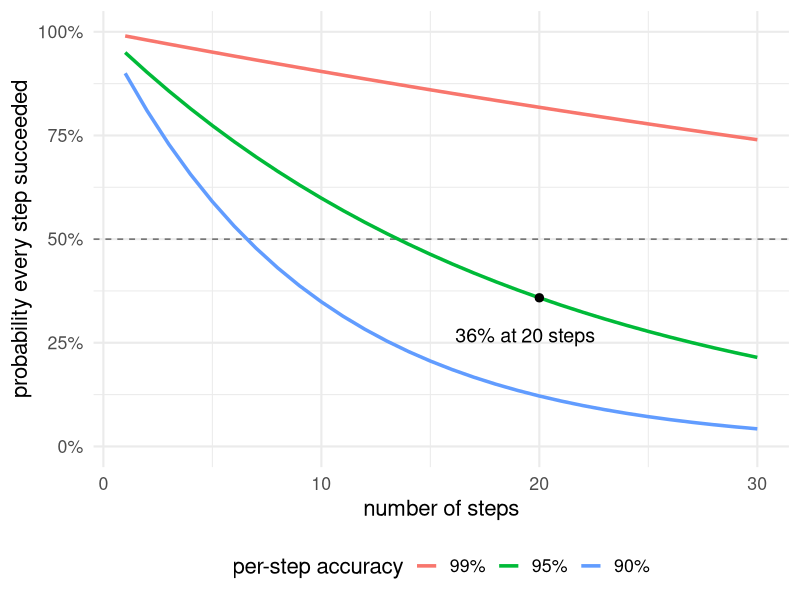

Recreate this plot in R.
## ---- chunk 1
# figures formatting setup
options(htmltools.dir.version = FALSE)
library(knitr)
opts_chunk$set(
  prompt = T,
  fig.align="center", #fig.width=6, fig.height=4.5,
  # out.width="748px", #out.length="520.75px",
  dpi=300, #fig.path='Figs/',
  cache=T, #echo=F, warning=F, message=F
  engine.opts = list(bash = "-l")
  )

## Next hook based on this SO answer: https://stackoverflow.com/a/39025054
knit_hooks$set(
  prompt = function(before, options, envir) {
    options(
      prompt = if (options$engine %in% c('sh','bash', 'zsh')) '$ ' else 'R> ',
      continue = if (options$engine %in% c('sh','bash', 'zsh')) '$ ' else '+ '
      )
})

# Set CRAN mirror
options(repos = c(CRAN = "https://cran.rstudio.com/"))

if (!require("fontawesome", character.only = TRUE)) {
  install.packages("fontawesome", dependencies = TRUE)
  library(fontawesome, character.only = TRUE)
}
## ---- chunk 2
#| label: fig-error-decay
#| fig-cap: "The longer the task, the less likely every step succeeds"
#| fig-align: center
#| echo: false
#| cache: false
#| fig-width: 7
#| fig-height: 5
#| message: false
library(ggplot2)

n <- 1:30
decay <- data.frame(
  steps = rep(n, 3),
  accuracy = factor(rep(c("99%", "95%", "90%"), each = length(n)),
                    levels = c("99%", "95%", "90%")),
  prob = c(0.99^n, 0.95^n, 0.90^n)
)

ggplot(decay, aes(x = steps, y = prob, colour = accuracy)) +
  geom_hline(yintercept = 0.5, linetype = "dashed", colour = "grey40") +
  geom_line(linewidth = 1.2) +
  annotate("point", x = 20, y = 0.95^20, size = 2.5) +
  annotate("text", x = 20, y = 0.95^20 - 0.09, label = "36% at 20 steps",
           hjust = 0.6, size = 5) +
  scale_y_continuous(limits = c(0, 1), labels = scales::percent) +
  labs(x = "number of steps",
       y = "probability every step succeeded",
       colour = "per-step accuracy") +
  theme_minimal(base_size = 16) +
  theme(legend.position = "bottom")
